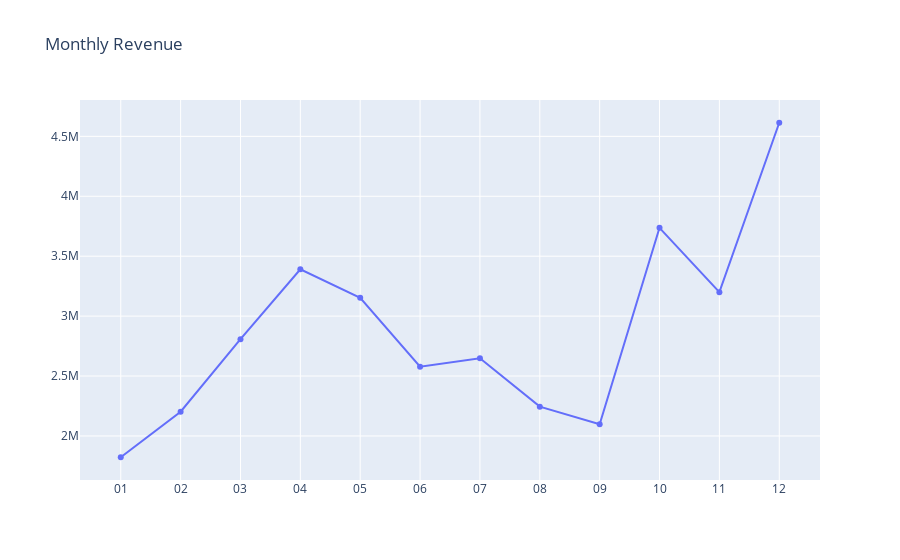

The code cell stored with this chart in its notebook:
### Code cell
fig = go.Figure(data = plot_monthly_data, layout = plot_monthly_layout)
# pyoff.iplot(fig)
fig.show()
fig.write_image("figures/fig1.jpg")

### Figure 1 — Plotly figure (JSON) as saved in the notebook; plotly's stock layout.template omitted (floating-point values rounded to 4 significant figures)
{"data": [{"type": "scatter", "x": ["01", "02", "03", "04", "05", "06", "07", "08", "09", "10", "11", "12"], "y": [1822000.0, 2202000.0, 2807000.0, 3391000.0, 3153000.0, 2578000.0, 2648000.0, 2244000.0, 2098000.0, 3737000.0, 3200000.0, 4613000.0]}], "layout": {"title": {"text": "Monthly Revenue"}, "xaxis": {"type": "category"}}}
